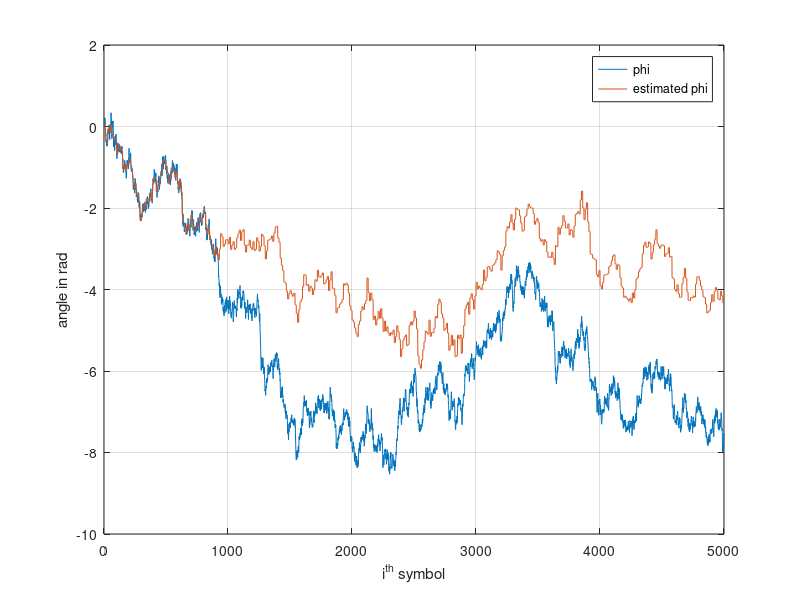

Here is the MATLAB script that generated this plot:

numBits = 10000;
%additive noise
mu = 0;
SNR = 10;
sigma = sqrt(1/(2*(10^((SNR)/10))));
%phase noise
deltanu = 1;
T = 0.0011;
%sampling size for loop
sampleSize = 10;

dataIn = randi([0 1], numBits, 1);
%4QAM = QPSK
M = 4;
k = log2(M);
dataInMatrix = reshape(dataIn, k, length(dataIn)/k)';
dataSymbolsIn = bi2de(dataInMatrix);

dataMod = qammod(dataSymbolsIn, M);

txSignal = dataMod;

noise = normrnd(mu,sigma,length(txSignal),1);
noise2 = normrnd(mu,sigma,length(txSignal),1);

%Signal before phase noise
rxSignal = txSignal + noise+1i*noise2;

%normalise
% rxSignal = rxSignal./abs(rxSignal);

% rxSignalAngle = angle(rxSignal);
% phaseNoise = normrnd(mu,sigma,length(txSignal),1);
% rxSignalAngle = rxSignalAngle + phaseNoise;
% rxSignal = cos(rxSignalAngle) + 1i*sin(rxSignalAngle);

% scatterplot(rxSignal)

%phase noise
dphi = randn(numBits/k,1)*sqrt(2*pi*deltanu*T);
phi = cumsum(dphi);

rxSignalMag = abs(rxSignal);
rxSignalAngle = angle(rxSignal);
rxSignalAngle = rxSignalAngle + phi;

%Received Signal
rxSignal2 = rxSignalMag.*cos(rxSignalAngle) + rxSignalMag.*1i.*sin(rxSignalAngle);
rxSignal3 = zeros(numBits/k,1);

rxSignalAngle2 = angle(rxSignal2);


estdphi = zeros(numBits/k,1);
estphi = zeros(numBits/k,1);

%1st iteration
rxSignal3(1:sampleSize) = rxSignal2(1:sampleSize);

estdphi(1:sampleSize) = mean(angle(-1*rxSignal3(1:sampleSize).^4))/4;
estphi(1:sampleSize) = estdphi(1);
%loop
for iteration = (sampleSize+1):(sampleSize):(numBits/k-sampleSize+1)
    rxSignal3(iteration:iteration+sampleSize-1) = rxSignal2(iteration:iteration+sampleSize-1).*exp(-1i*estphi(iteration-1));
    
    estdphi(iteration:iteration+sampleSize-1) = mean(angle(-1*rxSignal3(iteration:iteration+sampleSize-1).^4))/4;
    estphi(iteration:iteration+sampleSize-1) = estphi(iteration-1)+estdphi(iteration);
    
end




dataSymbolsOut = qamdemod(rxSignal3,M);
dataOutMatrix = de2bi(dataSymbolsOut,k);
% dataOut = dataOutMatrix(:);
dataOut = reshape(dataOutMatrix',numBits,1);
ber500 = biterr(dataIn(1:500),dataOut(1:500))/500;
ber5000 = biterr(dataIn(1:5000),dataOut(1:5000))/5000;
ber = biterr(dataIn,dataOut)/numBits;
disp(ber500)
disp(ber5000)
disp(ber)

% for j = 1:100
%     berj = biterr(dataIn(j*100-99:j*100),dataOut(j*100-99:j*100))/100;
%     disp(berj)
%     
% end

plot(phi)
hold on
plot(estphi)
hold off
grid
legend('phi','estimated phi')
xlabel('i^t^h symbol')
ylabel('angle in rad')